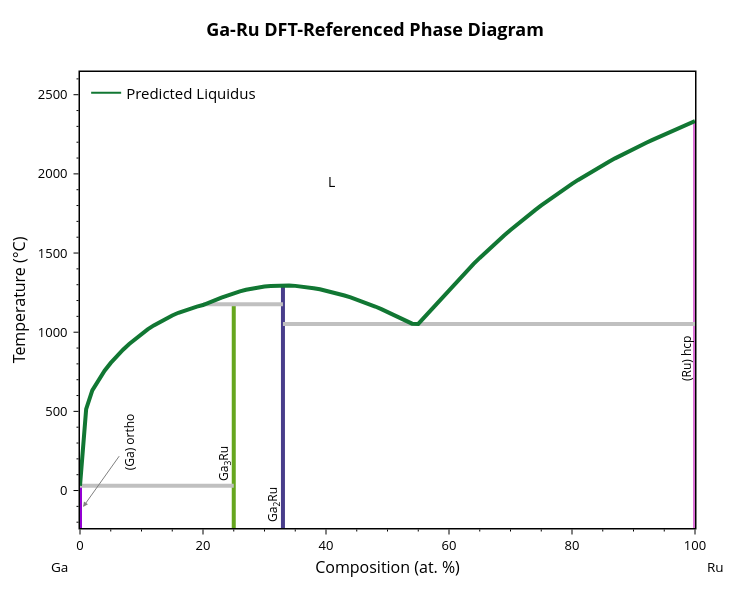
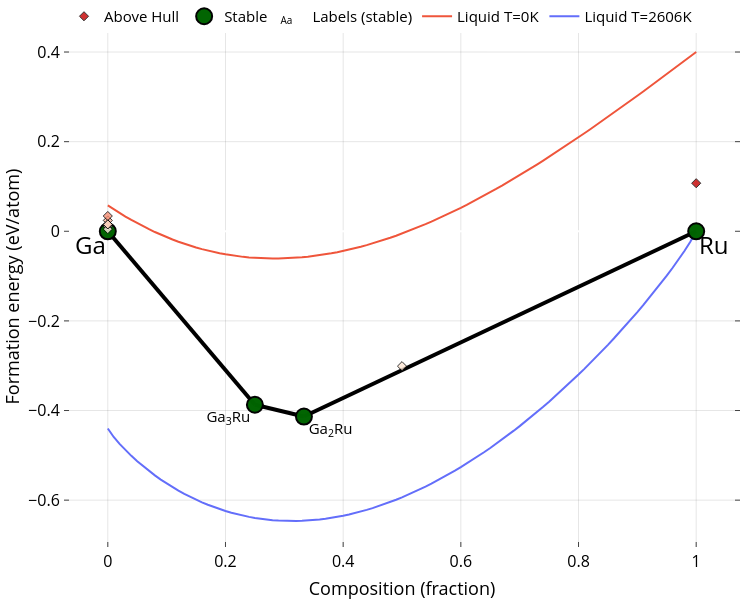

The cell these charts' notebook holds for them, in order:
### Markdown cell above
## 1 - Plot predicted liquidus curve

Use latest ML model ensemble to predict non-ideal mixing parameters for the Ga-Ru system and plot the resulting phase diagram.

### Code cell
from gliquid.binary import BinaryLiquid, BLPlotter

system = "Ga-Ru"
bl = BinaryLiquid.from_cache(system, param_format='comb-exp')

pred_params = runner.predict_system(system) + [0]
bl.update_params(pred_params)
predicted_liquidus_line = [[p[0], p[1]] for p in bl.phases[-1].points]  # Keep a copy for later overlay

blp = BLPlotter(bl)
blp.show('pred')   # Predicted phase diagram
blp.show('ch+g')   # DFT convex hull with liquid free-energy overlay

### Figure 1 — Plotly figure (JSON) as saved in the notebook; plotly's stock layout.template omitted (floating-point values rounded to 4 significant figures)
{"data": [{"hovertemplate": "label=alpha-Ga (orthorhombic)<br>x=%{x}<br>t=%{y}<extra></extra>", "legendgroup": "alpha-Ga (orthorhombic)", "line": {"color": "#9400D3", "dash": "solid", "width": 4}, "marker": {"symbol": "circle"}, "mode": "lines", "name": "alpha-Ga (orthorhombic)", "orientation": "v", "showlegend": false, "type": "scatter", "x": [0, 0], "xaxis": "x", "y": [29.75, -273.1], "yaxis": "y"}, {"hovertemplate": "label=Ga3Ru<br>x=%{x}<br>t=%{y}<extra></extra>", "legendgroup": "Ga3Ru", "line": {"color": "#66A61E", "dash": "solid", "width": 4}, "marker": {"symbol": "circle"}, "mode": "lines", "name": "Ga3Ru", "orientation": "v", "showlegend": false, "type": "scatter", "x": [25, 25, 25, 25, 25, 25, 25, 25, 25, 25, 25, 25, 25, 25, 25, 25, 25, 25, 25, 25, 25, 25, 25], "xaxis": "x", "y": [29.75, 513.4, 632.1, 850.0, 806.2, 701.1, 757.3, 1043.0, 889.7, 926.0, 959.2, 1176.0, 1151.0, 1138.0, 1106.0, 1123.0, 1087.0, 1066.0, 1018.0, 989.7, 1162.0, 1172.0, -273.1], "yaxis": "y"}, {"hovertemplate": "label=Ga2Ru<br>x=%{x}<br>t=%{y}<extra></extra>", "legendgroup": "Ga2Ru", "line": {"color": "#483D8B", "dash": "solid", "width": 4}, "marker": {"symbol": "circle"}, "mode": "lines", "name": "Ga2Ru", "orientation": "v", "showlegend": false, "type": "scatter", "x": [33, 33, 33, 33, 33, 33, 33, 33, 33, 33, 33, 33, 33, 33, 33, 33, 33, 33, 33, 33, 33, 33, 33, 33, 33, 33, 33, 33, 33, 33, 33, 33, 33, 33, 33, 33, 33], "xaxis": "x", "y": [1052.0, 1271.0, 1178.0, 1162.0, 1129.0, 1146.0, 1054.0, 1074.0, 1111.0, 1093.0, 1296.0, 1176.0, 1184.0, 1258.0, 1220.0, 1295.0, 1293.0, 1289.0, 1202.0, 1219.0, 1246.0, 1233.0, 1283.0, 1288.0, 1276.0, 1268.0, 1193.0, 1207.0, 1232.0, 1243.0, 1263.0, 1253.0, 1278.0, 1284.0, 1295.0, 1292.0, -273.1], "yaxis": "y"}, {"hovertemplate": "label=hcp-Ru<br>x=%{x}<br>t=%{y}<extra></extra>", "legendgroup": "hcp-Ru", "line": {"color": "#DA70D6", "dash": "solid", "width": 4}, "marker": {"symbol": "circle"}, "mode": "lines", "name": "hcp-Ru", "orientation": "v", "showlegend": false, "type": "scatter", "x": [100, 100, 100, 100, 100, 100, 100, 100, 100, 100, 100, 100, 100, 100, 100, 100, 100, 100, 100, 100, 100, 100, 100, 100, 100, 100, 100, 100, 100, 100, 100, 100, 100, 100, 100, 100, 100, 100, 100, 100, 100, 100, 100, 100, 100, 100, 100], "xaxis": "x", "y": [1052.0, 1885.0, 1612.0, 1353.0, 1228.0, 1094.0, 2333.0, 2312.0, 2280.0, 2296.0, 2213.0, 2264.0, 1829.0, 1857.0, 1801.0, 1771.0, 1710.0, 1741.0, 1678.0, 1645.0, 1431.0, 1392.0, 1578.0, 1542.0, 1469.0, 1506.0, 1312.0, 1270.0, 1184.0, 1140.0, 2177.0, 2195.0, 2231.0, 2248.0, 2158.0, 2098.0, 1962.0, 2033.0, 2119.0, 2139.0, 2055.0, 2077.0, 1911.0, 1937.0, 1986.0, 2010.0, -273.1], "yaxis": "y"}, {"hovertemplate": "x=%{x}<br>y=%{y}<extra></extra>", "legendgroup": "", "line": {"color": "Silver", "dash": "solid", "width": 4}, "marker": {"symbol": "circle"}, "mode": "lines", "name": "", "orientation": "v", "showlegend": false, "type": "scatter", "x": [33, 100], "xaxis": "x", "y": [1052.0, 1052.0], "yaxis": "y"}, {"hovertemplate": "x=%{x}<br>y=%{y}<extra></extra>", "legendgroup": "", "line": {"color": "Silver", "dash": "solid", "width": 4}, "marker": {"symbol": "circle"}, "mode": "lines", "name": "", "orientation": "v", "showlegend": false, "type": "scatter", "x": [20, 33], "xaxis": "x", "y": [1176.0, 1176.0], "yaxis": "y"}, {"hovertemplate": "x=%{x}<br>y=%{y}<extra></extra>", "legendgroup": "", "line": {"color": "Silver", "dash": "solid", "width": 4}, "marker": {"symbol": "circle"}, "mode": "lines", "name": "", "orientation": "v", "showlegend": false, "type": "scatter", "x": [0, 25], "xaxis": "x", "y": [29.75, 29.75], "yaxis": "y"}, {"hovertemplate": "label=L<br>x=%{x}<br>t=%{y}<extra></extra>", "legendgroup": "L", "line": {"color": "#117733", "dash": "solid", "width": 4}, "marker": {"symbol": "circle"}, "mode": "lines", "name": "L", "orientation": "v", "showlegend": false, "type": "scatter", "x": [0, 1, 2, 3, 4, 5, 6, 7.0, 8, 9, 10, 11, 12, 13, 14.0, 15, 16, 17, 18, 19, 20, 21, 22, 23, 24, 25, 26, 27, 28.0, 29.0, 30, 31, 32, 33, 34, 35, 36, 37, 38, 39, 40, 41, 42, 43, 44, 45, 46, 47, 48, 49, 50, 51, 52, 53, 54, 55.0, 56.0, 57.0, 58.0, 59, 60, 61, 62, 63, 64, 65, 66, 67, 68, 69, 70, 71, 72, 73, 74, 75, 76, 77, 78, 79, 80, 81, 82, 83, 84, 85, 86, 87, 88, 89, 90, 91, 92, 93, 94, 95, 96, 97, 98, 99, 100], "xaxis": "x", "y": [29.75, 513.4, 632.1, 701.1, 757.3, 806.2, 850.0, 889.7, 926.0, 959.2, 989.7, 1018.0, 1043.0, 1066.0, 1087.0, 1106.0, 1123.0, 1138.0, 1151.0, 1162.0, 1172.0, 1184.0, 1202.0, 1219.0, 1233.0, 1246.0, 1258.0, 1268.0, 1276.0, 1283.0, 1288.0, 1292.0, 1295.0, 1296.0, 1295.0, 1293.0, 1289.0, 1284.0, 1278.0, 1271.0, 1263.0, 1253.0, 1243.0, 1232.0, 1220.0, 1207.0, 1193.0, 1178.0, 1162.0, 1146.0, 1129.0, 1111.0, 1093.0, 1074.0, 1054.0, 1052.0, 1094.0, 1140.0, 1184.0, 1228.0, 1270.0, 1312.0, 1353.0, 1392.0, 1431.0, 1469.0, 1506.0, 1542.0, 1578.0, 1612.0, 1645.0, 1678.0, 1710.0, 1741.0, 1771.0, 1801.0, 1829.0, 1857.0, 1885.0, 1911.0, 1937.0, 1962.0, 1986.0, 2010.0, 2033.0, 2055.0, 2077.0, 2098.0, 2119.0, 2139.0, 2158.0, 2177.0, 2195.0, 2213.0, 2231.0, 2248.0, 2264.0, 2280.0, 2296.0, 2312.0, 2333.0], "yaxis": "y"}, {"marker": {"color": "#117733"}, "mode": "lines", "name": "Predicted Liquidus", "showlegend": true, "type": "scatter", "x": [null], "y": [null]}], "layout": {"annotations": [{"arrowcolor": "gray", "arrowhead": 2, "arrowwidth": 1, "ax": 46.12, "ay": -64.81, "font": {"color": "black", "size": 12}, "showarrow": true, "text": "(Ga) ortho", "textangle": -90, "x": 0.5, "xanchor": "center", "y": -103.4, "yanchor": "middle"}, {"font": {"color": "black", "size": 12}, "showarrow": false, "text": "(Ru) hcp", "textangle": -90, "x": 98.5, "xanchor": "center", "y": 835.6, "yanchor": "middle"}, {"font": {"color": "black", "size": 12}, "showarrow": false, "text": "Ga<sub>3</sub>Ru", "textangle": -90, "x": 23.5, "xanchor": "center", "y": 171.2, "yanchor": "middle"}, {"font": {"color": "black", "size": 12}, "showarrow": false, "text": "Ga<sub>2</sub>Ru", "textangle": -90, "x": 31.5, "xanchor": "center", "y": -86.55, "yanchor": "middle"}, {"font": {"color": "black", "size": 14}, "showarrow": false, "text": "L", "x": 40.92, "y": 1949.0}, {"font": {"color": "black", "size": 13.5}, "showarrow": false, "text": "Ga", "x": -0.05, "xanchor": "left", "xref": "paper", "y": -0.086, "yanchor": "middle", "yref": "paper"}, {"font": {"color": "black", "size": 13.5}, "showarrow": false, "text": "Ru", "x": 1.05, "xanchor": "right", "xref": "paper", "y": -0.086, "yanchor": "middle", "yref": "paper"}], "font": {"color": "black", "size": 13}, "height": 600, "legend": {"font": {"size": 15}, "x": 0.01, "xanchor": "left", "y": 0.99, "yanchor": "top"}, "margin": {"b": 72, "r": 55, "t": 72}, "plot_bgcolor": "white", "showlegend": true, "title": {"font": {"color": "black", "size": 18}, "text": "<b>Ga-Ru DFT-Referenced Phase Diagram</b>", "x": 0.5, "xanchor": "center", "yanchor": "bottom"}, "width": 750, "xaxis": {"linecolor": "black", "linewidth": 1.5, "minor": {"nticks": 5, "tickcolor": "black", "ticklen": 2, "ticks": "outside", "tickwidth": 1}, "mirror": true, "range": [0, 100], "showline": true, "tickcolor": "black", "tickformat": ".0f", "ticklen": 5, "ticks": "outside", "tickwidth": 1, "title": {"font": {"size": 16}, "standoff": 8, "text": "Composition (at. %)"}}, "yaxis": {"linecolor": "black", "linewidth": 1.5, "minor": {"nticks": 5, "tickcolor": "black", "ticklen": 2, "ticks": "outside", "tickwidth": 1}, "mirror": true, "range": [-236.6, 2643.0], "showline": true, "tickcolor": "black", "ticklen": 5, "ticks": "outside", "ticksuffix": " ", "tickwidth": 1, "title": {"font": {"size": 16}, "standoff": 8, "text": "Temperature (°C)"}}}}

### Figure 2 — Plotly figure (JSON) as saved in the notebook; plotly's stock layout.template omitted (floating-point values rounded to 4 significant figures)
{"data": [{"mode": "lines", "name": "Liquid T=2606K", "type": "scatter", "x": [0, 0.01, 0.02, 0.03, 0.04, 0.05, 0.06, 0.07, 0.08, 0.09, 0.1, 0.11, 0.12, 0.13, 0.14, 0.15, 0.16, 0.17, 0.18, 0.19, 0.2, 0.21, 0.22, 0.23, 0.24, 0.25, 0.26, 0.27, 0.28, 0.29, 0.3, 0.31, 0.32, 0.33, 0.34, 0.35, 0.36, 0.37, 0.38, 0.39, 0.4, 0.41, 0.42, 0.43, 0.44, 0.45, 0.46, 0.47, 0.48, 0.49, 0.5, 0.51, 0.52, 0.53, 0.54, 0.55, 0.56, 0.57, 0.58, 0.59, 0.6, 0.61, 0.62, 0.63, 0.64, 0.65, 0.66, 0.67, 0.68, 0.69, 0.7, 0.71, 0.72, 0.73, 0.74, 0.75, 0.76, 0.77, 0.78, 0.79, 0.8, 0.81, 0.82, 0.83, 0.84, 0.85, 0.86, 0.87, 0.88, 0.89, 0.9, 0.91, 0.92, 0.93, 0.94, 0.95, 0.96, 0.97, 0.98, 0.99, 1], "y": [-0.4401, -0.459, -0.4744, -0.4883, -0.5012, -0.5131, -0.5243, -0.5348, -0.5447, -0.554, -0.5628, -0.571, -0.5787, -0.5859, -0.5927, -0.599, -0.6049, -0.6104, -0.6154, -0.62, -0.6242, -0.6281, -0.6315, -0.6346, -0.6373, -0.6397, -0.6417, -0.6433, -0.6446, -0.6455, -0.6461, -0.6464, -0.6464, -0.646, -0.6453, -0.6443, -0.643, -0.6414, -0.6394, -0.6372, -0.6347, -0.6319, -0.6288, -0.6254, -0.6217, -0.6177, -0.6135, -0.609, -0.6042, -0.5991, -0.5938, -0.5882, -0.5824, -0.5763, -0.5699, -0.5633, -0.5564, -0.5493, -0.5419, -0.5343, -0.5265, -0.5184, -0.51, -0.5014, -0.4926, -0.4835, -0.4743, -0.4647, -0.455, -0.445, -0.4347, -0.4243, -0.4136, -0.4027, -0.3915, -0.3802, -0.3686, -0.3567, -0.3446, -0.3323, -0.3198, -0.307, -0.294, -0.2807, -0.2672, -0.2534, -0.2394, -0.225, -0.2105, -0.1956, -0.1804, -0.1649, -0.149, -0.1328, -0.1161, -0.09903, -0.08139, -0.06309, -0.04396, -0.02357, -7.541e-17]}, {"mode": "lines", "name": "Liquid T=0K", "type": "scatter", "x": [0, 0.01, 0.02, 0.03, 0.04, 0.05, 0.06, 0.07, 0.08, 0.09, 0.1, 0.11, 0.12, 0.13, 0.14, 0.15, 0.16, 0.17, 0.18, 0.19, 0.2, 0.21, 0.22, 0.23, 0.24, 0.25, 0.26, 0.27, 0.28, 0.29, 0.3, 0.31, 0.32, 0.33, 0.34, 0.35, 0.36, 0.37, 0.38, 0.39, 0.4, 0.41, 0.42, 0.43, 0.44, 0.45, 0.46, 0.47, 0.48, 0.49, 0.5, 0.51, 0.52, 0.53, 0.54, 0.55, 0.56, 0.57, 0.58, 0.59, 0.6, 0.61, 0.62, 0.63, 0.64, 0.65, 0.66, 0.67, 0.68, 0.69, 0.7, 0.71, 0.72, 0.73, 0.74, 0.75, 0.76, 0.77, 0.78, 0.79, 0.8, 0.81, 0.82, 0.83, 0.84, 0.85, 0.86, 0.87, 0.88, 0.89, 0.9, 0.91, 0.92, 0.93, 0.94, 0.95, 0.96, 0.97, 0.98, 0.99, 1], "y": [0.05788, 0.04921, 0.04089, 0.03293, 0.02532, 0.01806, 0.01114, 0.004568, -0.001671, -0.007575, -0.01315, -0.0184, -0.02332, -0.02792, -0.03221, -0.03618, -0.03984, -0.0432, -0.04626, -0.04901, -0.05147, -0.05364, -0.05552, -0.05711, -0.05843, -0.05946, -0.06022, -0.06071, -0.06093, -0.06089, -0.06058, -0.06002, -0.0592, -0.05814, -0.05683, -0.05527, -0.05348, -0.05145, -0.04918, -0.04669, -0.04397, -0.04103, -0.03787, -0.0345, -0.03091, -0.02712, -0.02312, -0.01892, -0.01452, -0.009926, -0.005143, -0.0001722, 0.004982, 0.01032, 0.01583, 0.02151, 0.02737, 0.03339, 0.03957, 0.04591, 0.05241, 0.05906, 0.06586, 0.07281, 0.07989, 0.08712, 0.09448, 0.102, 0.1096, 0.1173, 0.1252, 0.1332, 0.1413, 0.1495, 0.1578, 0.1662, 0.1747, 0.1833, 0.192, 0.2008, 0.2097, 0.2187, 0.2277, 0.2368, 0.246, 0.2553, 0.2646, 0.274, 0.2834, 0.2929, 0.3025, 0.3121, 0.3217, 0.3314, 0.3411, 0.3508, 0.3606, 0.3704, 0.3802, 0.3901, 0.4]}, {"hoverinfo": "none", "line": {"color": "black", "width": 4}, "mode": "lines", "showlegend": false, "type": "scatter", "x": [0.25, 0, null, 0.3333, 0.25, null, 0.3333, 1, null], "y": [-0.3871, 0, null, -0.4134, -0.3871, null, -0.4134, 0, null]}, {"hoverinfo": "skip", "mode": "text", "name": "Labels (stable)", "opacity": 1, "showlegend": true, "text": ["Ga<sub>3</sub>Ru", "Ga<sub>2</sub>Ru"], "textposition": ["bottom left", "bottom right"], "type": "scatter", "visible": true, "x": [0.242, 0.3413], "y": [-0.4001, -0.4264]}, {"error_y": {"array": [0, 0, 0, 0], "color": "gray", "thickness": 2.5, "type": "data", "width": 5}, "hoverinfo": "text", "hoverlabel": {"font": {"size": 14}}, "hovertext": ["Ga<sub>3</sub>Ru (mp-672204-GGA) <br>  Formation energy: -0.387 eV/atom <br>  (Stable)", "Ga (mp-142-GGA) <br>  Formation energy: 0.0 eV/atom <br>  (Stable)", "Ga<sub>2</sub>Ru (mp-1072429-GGA) <br>  Formation energy: -0.413 eV/atom <br>  (Stable)", "Ru (mp-33-GGA) <br>  Formation energy: 0.0 eV/atom <br>  (Stable)"], "marker": {"color": "darkgreen", "line": {"color": "black", "width": 2}, "size": 16}, "mode": "markers", "name": "Stable", "opacity": 0.99, "showlegend": true, "type": "scatter", "x": [0.25, 0, 0.3333, 1], "y": [-0.3871, 0, -0.4134, 0]}, {"hoverinfo": "text", "hoverlabel": {"font": {"size": 14}}, "hovertext": ["Ru (mp-8639-GGA) <br>  Formation energy: 0.107 eV/atom <br>  Energy Above Hull: (+0.107 eV/atom)", "Ga (mp-140-GGA) <br>  Formation energy: 0.024 eV/atom <br>  Energy Above Hull: (+0.024 eV/atom)", "Ga (mp-569007-GGA) <br>  Formation energy: 0.034 eV/atom <br>  Energy Above Hull: (+0.034 eV/atom)", "Ga (mp-569423-GGA) <br>  Formation energy: 0.011 eV/atom <br>  Energy Above Hull: (+0.011 eV/atom)", "Ga (mp-567540-GGA) <br>  Formation energy: 0.012 eV/atom <br>  Energy Above Hull: (+0.012 eV/atom)", "Ga (mp-1067880-GGA) <br>  Formation energy: 0.005 eV/atom <br>  Energy Above Hull: (+0.005 eV/atom)", "Ga (mp-10021-GGA) <br>  Formation energy: 0.015 eV/atom <br>  Energy Above Hull: (+0.015 eV/atom)", "Ga (mp-1007857-GGA) <br>  Formation energy: 0.015 eV/atom <br>  Energy Above Hull: (+0.015 eV/atom)", "GaRu (mp-22320-GGA) <br>  Formation energy: -0.301 eV/atom <br>  Energy Above Hull: (+0.009 eV/atom)"], "marker": {"color": [0.107, 0.024, 0.034, 0.011, 0.012, 0.005, 0.015, 0.015, 0.009], "colorscale": [[0, "#fff5e3"], [0.5, "#f24324"], [1, "#c40000"]], "line": {"color": "black", "width": 1}, "opacity": 0.8, "size": 7, "symbol": "diamond"}, "mode": "markers", "name": "Above Hull", "showlegend": true, "type": "scatter", "x": [1, 0, 0, 0, 0, 0, 0, 0, 0.5], "y": [0.1073, 0.02417, 0.03406, 0.01134, 0.01168, 0.004823, 0.01527, 0.01539, -0.301]}], "layout": {"annotations": [{"align": "center", "font": {"color": "#000000", "size": 24}, "opacity": 1, "showarrow": false, "text": "Ga", "x": -0.03, "xref": "x", "y": -0.03, "yref": "y"}, {"align": "center", "font": {"color": "#000000", "size": 24}, "opacity": 1, "showarrow": false, "text": "Ru", "x": 1.03, "xref": "x", "y": -0.03, "yref": "y"}], "autosize": true, "coloraxis": {"colorbar": {"x": 1, "y": 0.05, "yanchor": "top"}}, "font": {"color": "black", "size": 15}, "height": 600, "hovermode": "closest", "legend": {"orientation": "h", "tracegroupgap": 7, "traceorder": "reversed", "x": 0, "xanchor": "left", "y": 1.05}, "margin": {"b": 10, "l": 10, "pad": 0, "r": 10, "t": 0}, "paper_bgcolor": "white", "plot_bgcolor": "white", "showlegend": true, "width": 750, "xaxis": {"anchor": "y", "gridcolor": "rgba(0,0,0,0.1)", "mirror": "ticks", "nticks": 8, "showgrid": true, "showline": true, "side": "bottom", "tickfont": {"color": "black", "size": 16}, "ticks": "inside", "title": {"font": {"color": "#000000", "size": 18}, "text": "Composition (fraction)"}, "type": "linear", "zeroline": false}, "yaxis": {"anchor": "x", "gridcolor": "rgba(0,0,0,0.1)", "mirror": "ticks", "showgrid": true, "showline": true, "side": "left", "tickfont": {"color": "black", "size": 16}, "ticks": "inside", "title": {"font": {"color": "#000000", "size": 18}, "text": "Formation energy (eV/atom)"}, "type": "linear"}}}
